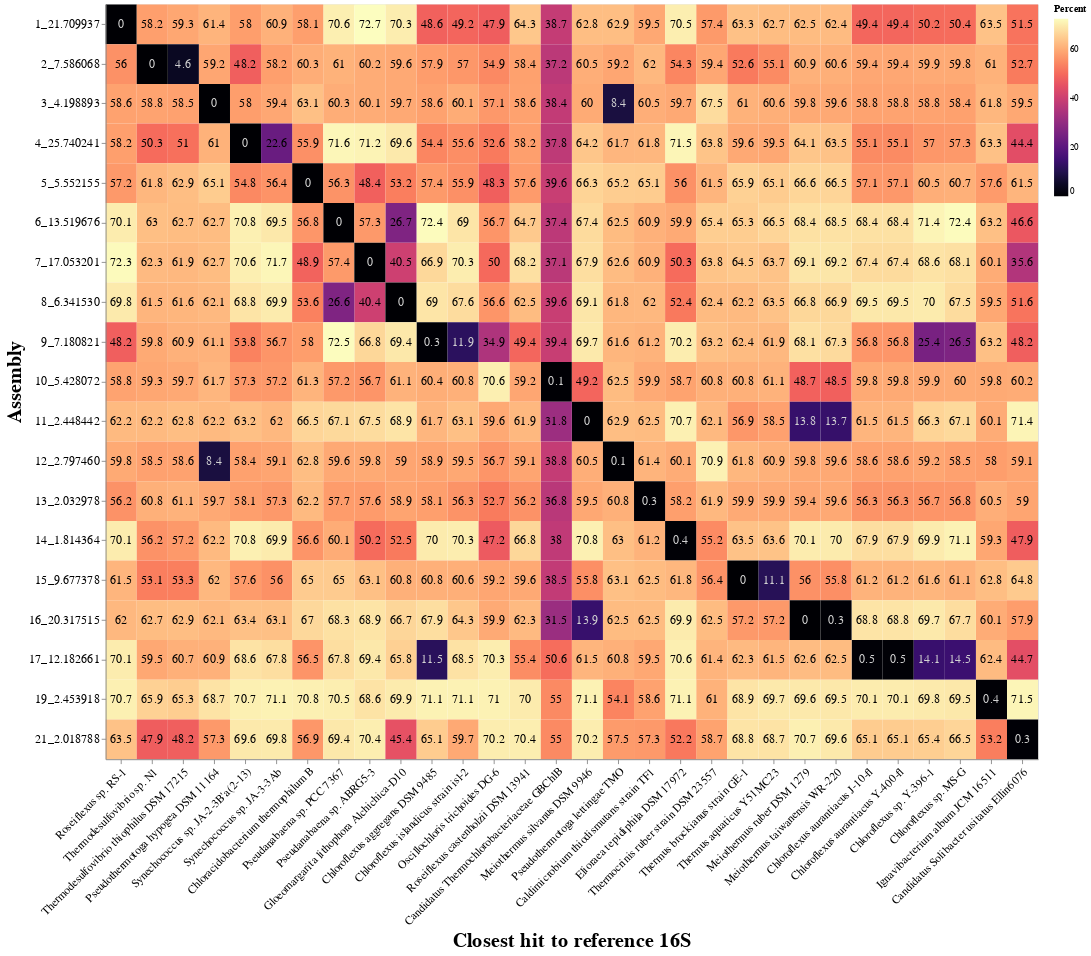

Notebook source saved alongside this figure:
### Code cell
base = alt.Chart(
    adjustedNamesSortedDF.copy(),
    # title="Hamming Dissimilarity Percentage" removed title per request
    ).encode(
    x=alt.X(
        "Closest hit to reference 16S:O",
        scale=alt.Scale(paddingInner=0),
        sort=explicitNameOrder,
        axis=alt.Axis(
            labelAngle=-45,
            labelLimit=10000
        )
    ),
    y=alt.Y(
        "PhyloFlash header:O",
        scale=alt.Scale(paddingInner=0),
        sort="x",
        title="Assembly"
    )
).properties(
    width= 1050,
    height=850
)

heatmap = base.mark_rect().encode(
    color=alt.Color(
        "Percent:Q",
        scale=alt.Scale(scheme="magma"),
    )
)

text = base.mark_text(
    baseline="middle",
    fontSize=14
    ).encode(
        text="Percent:Q",
        color=alt.condition(
            alt.datum.Percent < 20,
            alt.value("lightgrey"),
            alt.value("black"),
        )
)

heat_plot = heatmap + text

heat_plot.configure_axis(
    titleFontSize = 23,
    labelFontSize = 13
).configure_title(
    fontSize=30
)

### Figure 1 — Vega-Lite specification as saved in the notebook (floating-point values rounded to 4 significant figures; data arrays with more than 128 entries replaced by an {"elided": "..."} marker saying what was removed)
{"config": {"view": {"continuousWidth": 400, "continuousHeight": 300}, "axis": {"labelFontSize": 13, "titleFontSize": 23}, "title": {"fontSize": 30}}, "layer": [{"mark": "rect", "encoding": {"color": {"type": "quantitative", "field": "Percent", "scale": {"scheme": "magma"}}, "x": {"type": "ordinal", "axis": {"labelAngle": -45, "labelLimit": 10000}, "field": "Closest hit to reference 16S", "scale": {"paddingInner": 0}, "sort": ["Roseiflexus sp. RS-1", "Thermodesulfovibrio sp. N1", "Thermodesulfovibrio thiophilus DSM 17215", "Pseudothermotoga hypogea DSM 11164", "Synechococcus sp. JA-2-3B'a(2-13)", "Synechococcus sp. JA-3-3Ab", "Chloracidobacterium thermophilum B", "Pseudanabaena sp. PCC 7367", "Pseudanabaena sp. ABRG5-3", "Gloeomargarita lithophora Alchichica-D10", "Chloroflexus aggregans DSM 9485", "Chloroflexus islandicus strain isl-2", "Oscillochloris trichoides DG-6", "Roseiflexus castenholzii DSM 13941", "Candidatus Thermochlorobacteriaceae GBChlB", "Meiothermus silvanus DSM 9946", "Pseudothermotoga lettingae TMO", "Caldimicrobium thiodismutans strain TF1", "Elioraea tepidiphila DSM 17972", "Thermocrinis ruber strain DSM 23557", "Thermus brockianus strain GE-1", "Thermus aquaticus Y51MC23", "Meiothermus ruber DSM 1279", "Meiothermus taiwanensis WR-220", "Chloroflexus aurantiacus J-10-fl", "Chloroflexus aurantiacus Y-400-fl", "Chloroflexus sp. Y-396-1", "Chloroflexus sp. MS-G", "Ignavibacterium album JCM 16511", "Candidatus Solibacter usitatus Ellin6076"]}, "y": {"type": "ordinal", "field": "PhyloFlash header", "scale": {"paddingInner": 0}, "sort": "x", "title": "Assembly"}}, "height": 850, "width": 1050}, {"mark": {"type": "text", "baseline": "middle", "fontSize": 14}, "encoding": {"color": {"condition": {"value": "lightgrey", "test": "(datum.Percent < 20)"}, "value": "black"}, "text": {"type": "quantitative", "field": "Percent"}, "x": {"type": "ordinal", "axis": {"labelAngle": -45, "labelLimit": 10000}, "field": "Closest hit to reference 16S", "scale": {"paddingInner": 0}, "sort": ["Roseiflexus sp. RS-1", "Thermodesulfovibrio sp. N1", "Thermodesulfovibrio thiophilus DSM 17215", "Pseudothermotoga hypogea DSM 11164", "Synechococcus sp. JA-2-3B'a(2-13)", "Synechococcus sp. JA-3-3Ab", "Chloracidobacterium thermophilum B", "Pseudanabaena sp. PCC 7367", "Pseudanabaena sp. ABRG5-3", "Gloeomargarita lithophora Alchichica-D10", "Chloroflexus aggregans DSM 9485", "Chloroflexus islandicus strain isl-2", "Oscillochloris trichoides DG-6", "Roseiflexus castenholzii DSM 13941", "Candidatus Thermochlorobacteriaceae GBChlB", "Meiothermus silvanus DSM 9946", "Pseudothermotoga lettingae TMO", "Caldimicrobium thiodismutans strain TF1", "Elioraea tepidiphila DSM 17972", "Thermocrinis ruber strain DSM 23557", "Thermus brockianus strain GE-1", "Thermus aquaticus Y51MC23", "Meiothermus ruber DSM 1279", "Meiothermus taiwanensis WR-220", "Chloroflexus aurantiacus J-10-fl", "Chloroflexus aurantiacus Y-400-fl", "Chloroflexus sp. Y-396-1", "Chloroflexus sp. MS-G", "Ignavibacterium album JCM 16511", "Candidatus Solibacter usitatus Ellin6076"]}, "y": {"type": "ordinal", "field": "PhyloFlash header", "scale": {"paddingInner": 0}, "sort": "x", "title": "Assembly"}}, "height": 850, "width": 1050}], "data": {"name": "data-eb01c1bcf6e9ad0b6ee24aea6563d954"}, "$schema": "https://vega.github.io/schema/vega-lite/v4.0.0.json", "datasets": {"data-eb01c1bcf6e9ad0b6ee24aea6563d954": {"elided": "570 records"}}}
